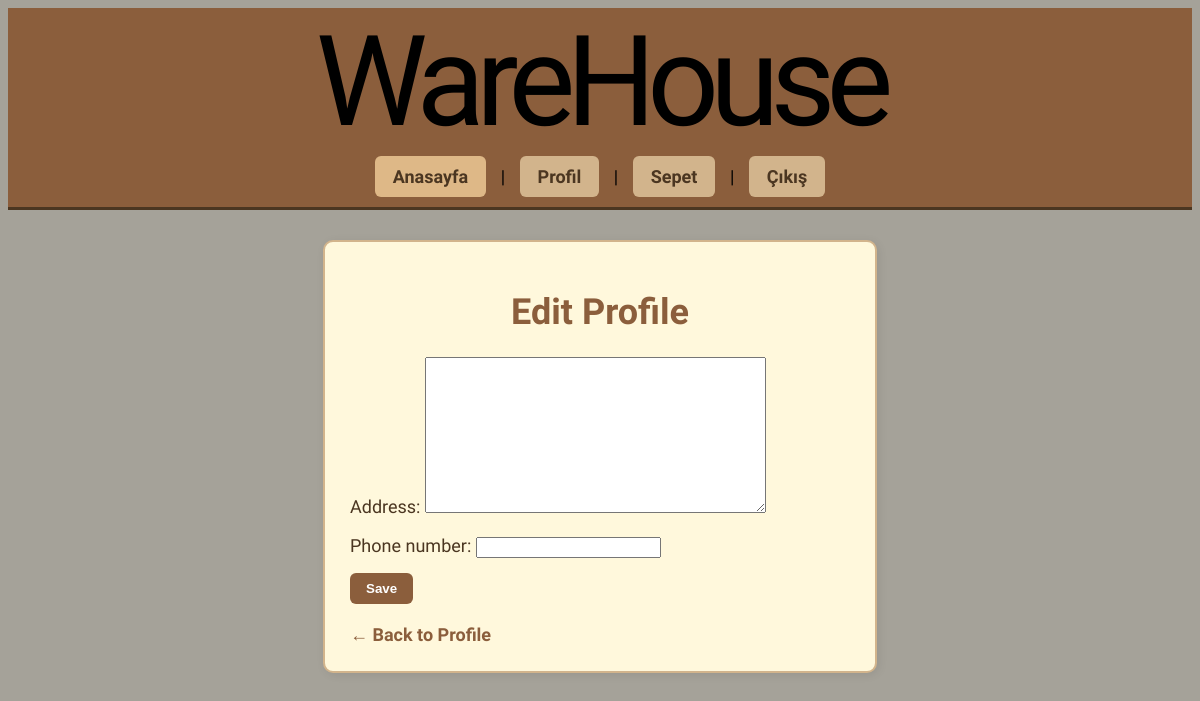
The page /profile/edit/ (signed in) on the database as committed earlier.
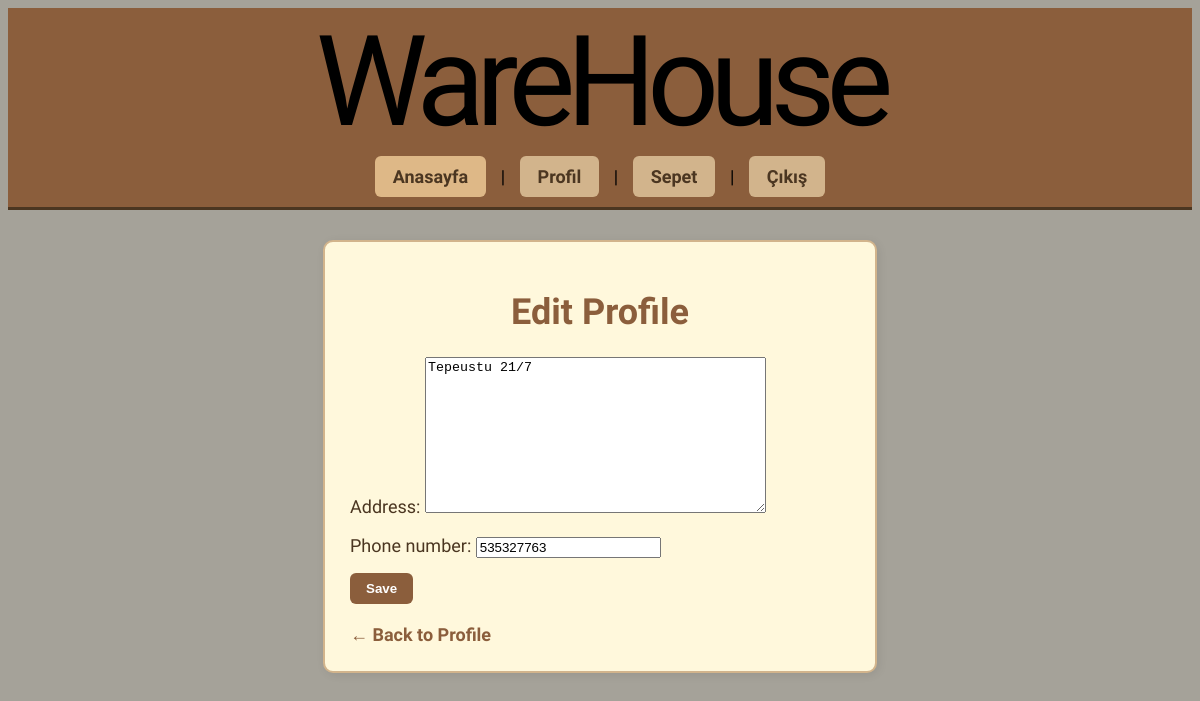
The same page on the database as committed later.
### base/models.py (models this page shows, shortened)
class Profile(models.Model):
    user = models.OneToOneField(CustomUser, on_delete=models.CASCADE)
    address = models.TextField(blank=True, null=True)
    phone_number = models.CharField(max_length=15, blank=True, null=True)

### base/views.py (the view)
# urls.py: path('profile/edit/', views.edit_profile, name='edit_profile'),
def edit_profile(request):
    if not request.user.is_authenticated:
        return redirect('login')
    profile = request.user.profile
    if request.method == 'POST':
        form = ProfileEditForm(request.POST, instance=profile)
        if form.is_valid():
            form.save()
            return redirect('profile')
    else:
        form = ProfileEditForm(instance=profile)
    context = {
        'form': form,
        'profile': profile
        }
    return render(request, 'base/edit_profile.html', context)

### base/views.py
class ProfileEditForm(forms.ModelForm):
    class Meta:
        model = Profile
        fields = ['address', 'phone_number']

### base/templatetags/user_tags.py (called while the page is built)
@register.simple_tag
def is_superuser(user):
    return user.is_authenticated and user.is_superuser

### base/templates/base/edit_profile.html (shortened to what this page needs)
{% extends 'base/main.html' %}
{% block content %}
<div class="edit-profile-card">
    <h1>Edit Profile</h1>
    <form method="POST">
        {{ form.as_p }}
        <button type="submit">Save</button>
    </form>
    <a href="{% url 'profile' %}">← Back to Profile</a>
</div>
{% endblock %}

Rows that differ between the two databases and show on the page:
changed Profile: address (not shown) → "Tepeustu 21/7"; phone_number (not shown) → "535327763"
